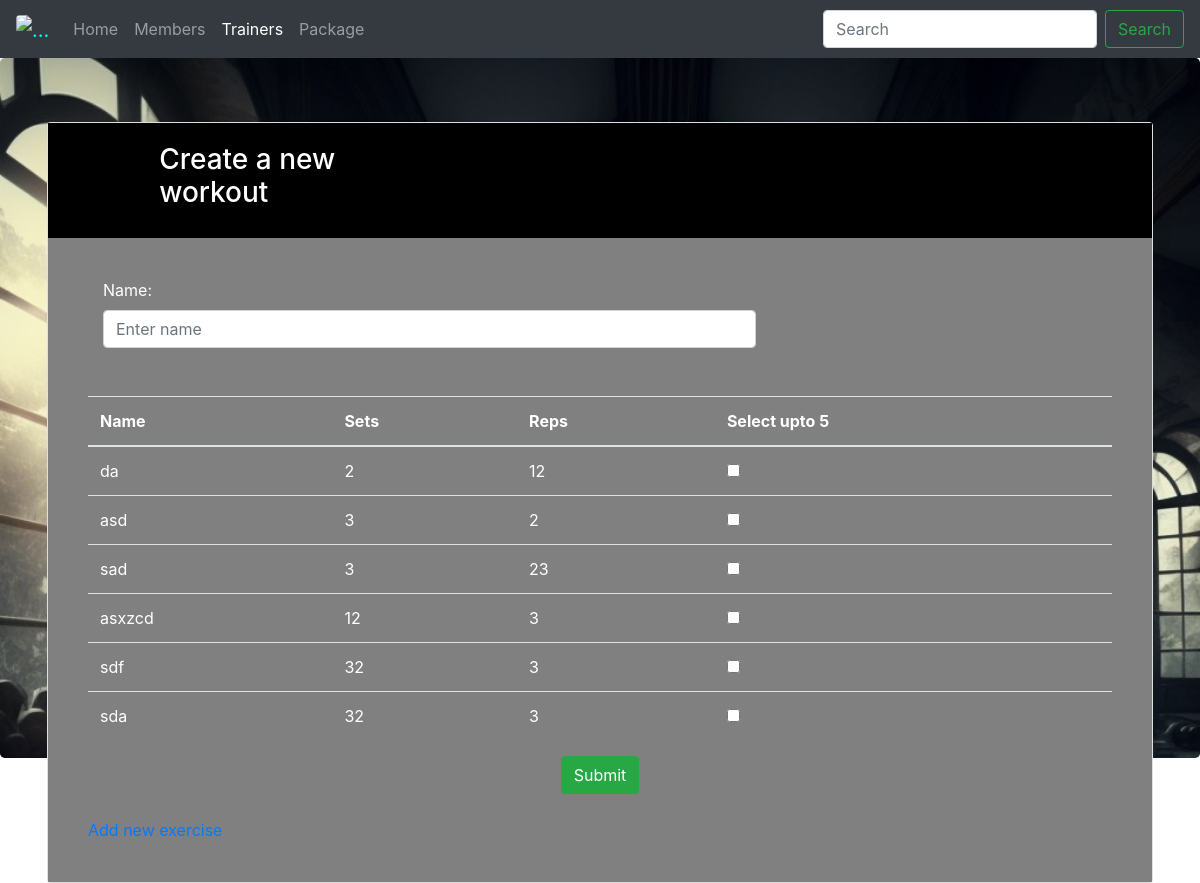
The page /project/workout.php on the database as committed earlier.
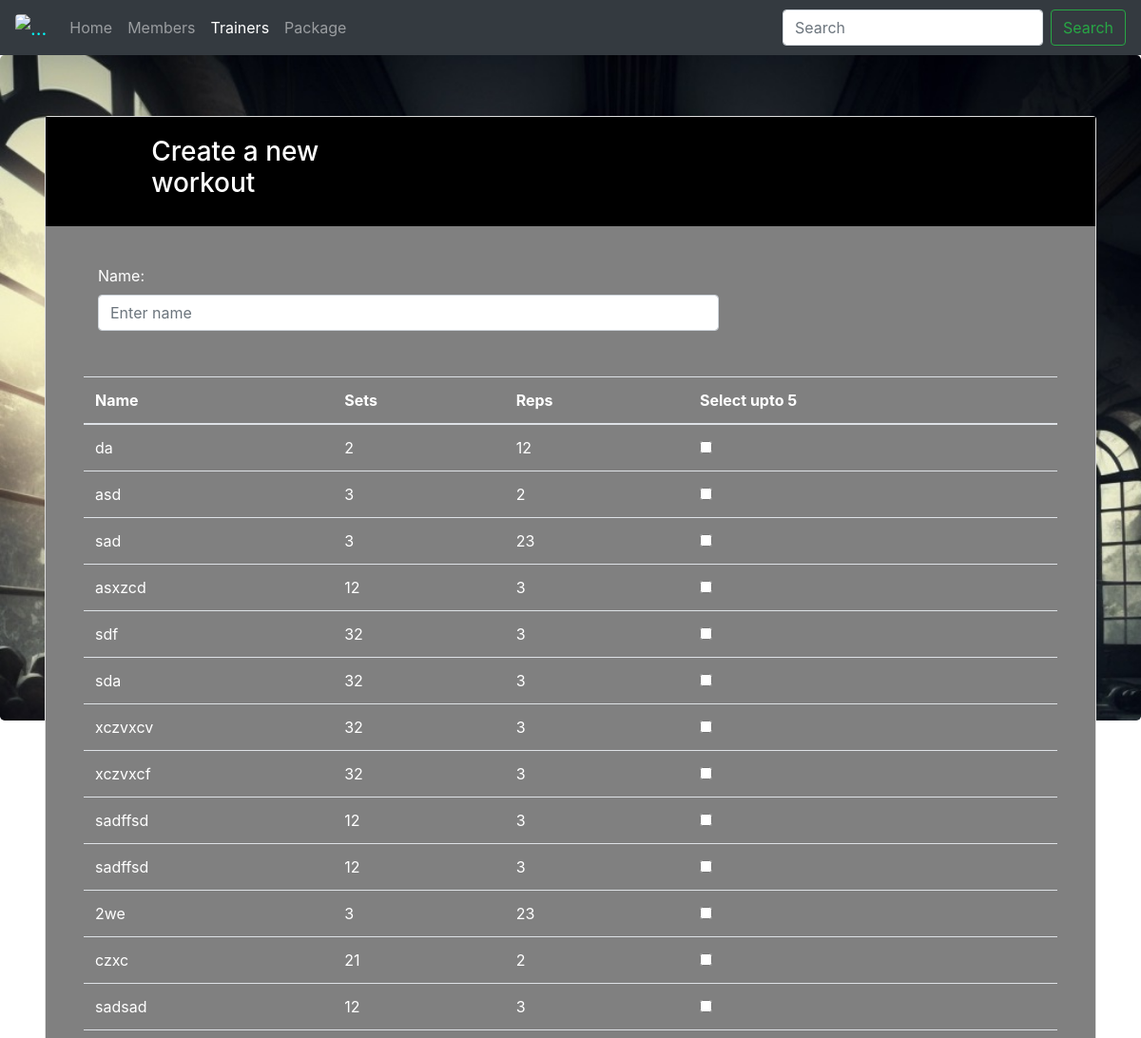
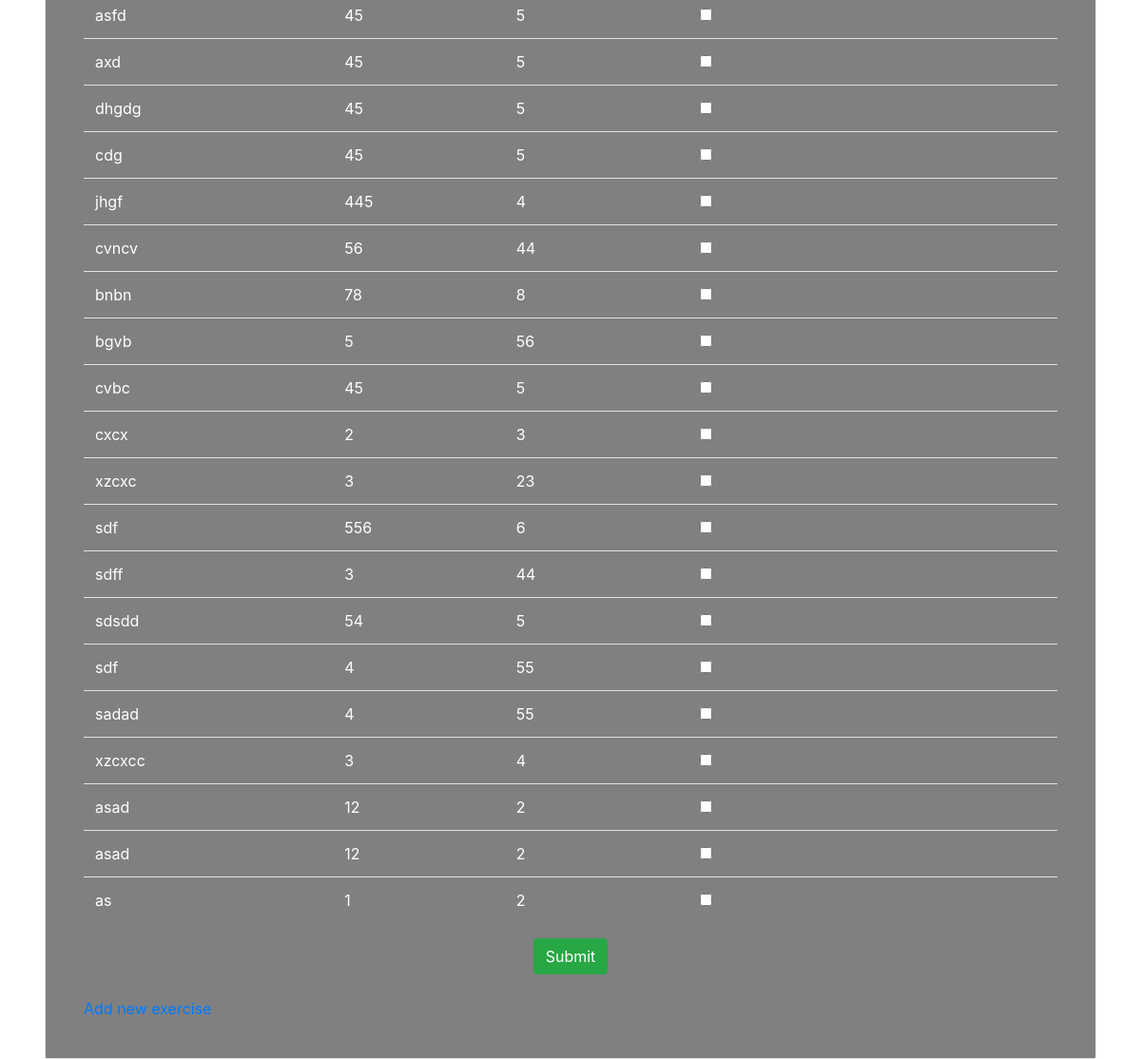
The same page on the database as committed later (2 pictures, top to bottom).
### tables this page shows
CREATE TABLE IF NOT EXISTS `workout` (
  `eid` int(11) NOT NULL AUTO_INCREMENT,
  `e_name` varchar(20) NOT NULL,
  `sets` int(11) NOT NULL,
  `reps` int(11) NOT NULL,
  PRIMARY KEY (`eid`)
);

### project/workout.php (the view, shortened to what this page needs)
<!DOCTYPE html>
<html>
<head>
	 <link rel="stylesheet" href="https://maxcdn.bootstrapcdn.com/bootstrap/4.0.0-beta/css/bootstrap.min.css">
</head>
<body>
    <nav class="navbar navbar-expand-lg navbar-dark bg-dark">
  <a class="navbar-brand" href="admin-panel.php" style="color: cyan"> <img  class="rounded" alt="..." src="images/logo.jpg" width="30px"></a>
  <div class="collapse navbar-collapse" id="navbarSupportedContent">
    <ul class="navbar-nav mr-auto">
      <li class="nav-item ">
        <a class="nav-link" href="admin-panel.php">Home <span class="sr-only">(current)</span></a>
      </li>
      <li class="nav-item">
        <a class="nav-link" href="member_details.php">Members</a>
      </li>
      <li class="nav-item active">
        <a class="nav-link" href="Trainer.php">Trainers</a>
      </li>
      <li class="nav-item">
        <a class="nav-link" href="package.php">Package</a>
      </li>
    </ul>
    <form class="form-inline my-2 my-lg-0">
      <input class="form-control mr-sm-2" type="search" placeholder="Search" aria-label="Search">
      <button class="btn btn-outline-success my-2 my-sm-0" type="submit">Search</button>
    </form>
  </div>
</nav>
<div class="jumbotron" style="background: url('images/2.jpg') no-repeat;background-size: cover;height: 700px;">
 <div class="container">
<div class="card">
     <div class="card-body" style="background-color:black;color:white;">
         <div class="row">
             <div class="col-md-1">
             </div>
             <div class="col-md-3"><h3> Create a new workout</h3></div>
             <div class="col-md-8">
                 </div></div></div></div>
     <div class="card-body" style="background-color:grey;color:#ffffff;">
         <div class="card-body">
    <table class="table table-hover">
        <thead>
     <tr>
            <th>Name</th>
            <th>Sets</th>
            <th>Reps</th>
						<th>Select upto 5 </th>
        </tr>
        </thead>
        <tbody>
           <?php
             $servername = "localhost";
             $username = "root";
             $password = "";
             $dbname = "loginsystem";
             $conn = mysqli_connect($servername, $username, $password, $dbname);
             $sql = "SELECT * FROM workout";
             $result = mysqli_query($conn, $sql);
						 if ($result->num_rows > 0) {
						     echo '<form method="post">
								 <div class="col-md-4"><label style="color: white;">  Name:</label></div>
							 	<div class="col-md-8"><input type="text" name="name" class="form-control" placeholder="Enter name" required/></div><br><br>';
						     while($row = $result->fetch_assoc()) {
						         echo "<tr>";
						         echo "<td>" . $row["e_name"] . "</td>";
						         echo "<td>" . $row["reps"] . "</td>";
						         echo "<td>" . $row["sets"] . "</td>";
						         echo "<td><input type='checkbox' name='selected[]' value='" . $row["eid"] . "'></td>";
						         echo "</tr>";
						     }
						     echo "</table>";
								 echo '<center><input type="submit" id="inputbtn" name="submit" value="Submit" class="btn btn-success"> </center>';
						 } else {
						     echo "0 results";
						 }
   $id=$_GET['id'];
?>
<br><a href='addex.php?id=<?php echo $id ;?>'><i class="fa fa-sign-out" aria-hidden="true"></i>Add new exercise</a>
     </div>
    </div>
    </div>
    </div>
    </body>
</html>

Rows that differ between the two databases and show on the page:
added workout: e_name "xczvxcv", reps "32", sets "3"
added workout: e_name "xczvxcf", reps "32", sets "3"
added workout: e_name "sadffsd", reps "12", sets "3"
added workout: e_name "sadffsd", reps "12", sets "3"
added workout: e_name "2we", reps "3", sets "23"
added workout: e_name "czxc", reps "21", sets "2"
added workout: e_name "sadsad", reps "12", sets "3"
added workout: e_name "asfd", reps "45", sets "5"
added workout: e_name "axd", reps "45", sets "5"
added workout: e_name "dhgdg", reps "45", sets "5"
added workout: e_name "cdg", reps "45", sets "5"
added workout: e_name "jhgf", reps "445", sets "4"
added workout: e_name "cvncv", reps "56", sets "44"
added workout: e_name "bnbn", reps "78", sets "8"
added workout: e_name "bgvb", reps "5", sets "56"
added workout: e_name "cvbc", reps "45", sets "5"
added workout: e_name "cxcx", reps "2", sets "3"
added workout: e_name "xzcxc", reps "3", sets "23"
added workout: e_name "sdf", reps "556", sets "6"
added workout: e_name "sdff", reps "3", sets "44"
added workout: e_name "sdsdd", reps "54", sets "5"
added workout: e_name "sdf", reps "4", sets "55"
added workout: e_name "sadad", reps "4", sets "55"
added workout: e_name "xzcxcc", reps "3", sets "4"
added workout: e_name "asad", reps "12", sets "2"
added workout: e_name "asad", reps "12", sets "2"
added workout: e_name "as", reps "1", sets "2"
